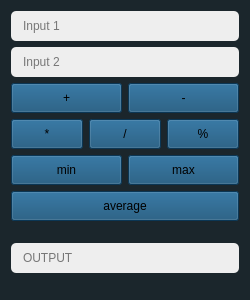
<?xml version="1.0" encoding="UTF-8"?>
<ui version="4.0">
 <class>Form</class>
 <widget class="QWidget" name="Form">
  <property name="enabled">
   <bool>true</bool>
  </property>
  <property name="geometry">
   <rect>
    <x>0</x>
    <y>0</y>
    <width>250</width>
    <height>300</height>
   </rect>
  </property>
  <property name="minimumSize">
   <size>
    <width>250</width>
    <height>300</height>
   </size>
  </property>
  <property name="maximumSize">
   <size>
    <width>500</width>
    <height>300</height>
   </size>
  </property>
  <property name="windowTitle">
   <string>My Calculator</string>
  </property>
  <property name="styleSheet">
   <string notr="true">background-color:#1B262C;</string>
  </property>
  <layout class="QVBoxLayout" name="verticalLayout">
   <item>
    <widget class="QLineEdit" name="input1">
     <property name="minimumSize">
      <size>
       <width>0</width>
       <height>30</height>
      </size>
     </property>
     <property name="maximumSize">
      <size>
       <width>16777215</width>
       <height>30</height>
      </size>
     </property>
     <property name="styleSheet">
      <string notr="true">color:black;
background-color:#EEEEEE;
border-radius: 5px;
padding-left:10px;</string>
     </property>
     <property name="text">
      <string/>
     </property>
     <property name="placeholderText">
      <string>Input 1</string>
     </property>
    </widget>
   </item>
   <item>
    <widget class="QLineEdit" name="input2">
     <property name="minimumSize">
      <size>
       <width>0</width>
       <height>30</height>
      </size>
     </property>
     <property name="maximumSize">
      <size>
       <width>16777215</width>
       <height>30</height>
      </size>
     </property>
     <property name="styleSheet">
      <string notr="true">color:black;
background-color:#EEEEEE;
border-radius: 5px;
padding-left:10px;</string>
     </property>
     <property name="placeholderText">
      <string>Input 2</string>
     </property>
    </widget>
   </item>
   <item>
    <layout class="QHBoxLayout" name="horizontalLayout_7">
     <item>
      <widget class="QPushButton" name="add">
       <property name="minimumSize">
        <size>
         <width>0</width>
         <height>30</height>
        </size>
       </property>
       <property name="styleSheet">
        <string notr="true">background-color:#0F4C75;
</string>
       </property>
       <property name="text">
        <string>+</string>
       </property>
      </widget>
     </item>
     <item>
      <widget class="QPushButton" name="sub">
       <property name="minimumSize">
        <size>
         <width>0</width>
         <height>30</height>
        </size>
       </property>
       <property name="styleSheet">
        <string notr="true">background-color:#0F4C75;</string>
       </property>
       <property name="text">
        <string>-</string>
       </property>
      </widget>
     </item>
    </layout>
   </item>
   <item>
    <layout class="QHBoxLayout" name="horizontalLayout_8">
     <item>
      <widget class="QPushButton" name="mul">
       <property name="minimumSize">
        <size>
         <width>0</width>
         <height>30</height>
        </size>
       </property>
       <property name="styleSheet">
        <string notr="true">background-color:#0F4C75;</string>
       </property>
       <property name="text">
        <string>*</string>
       </property>
      </widget>
     </item>
     <item>
      <widget class="QPushButton" name="dev">
       <property name="minimumSize">
        <size>
         <width>0</width>
         <height>30</height>
        </size>
       </property>
       <property name="styleSheet">
        <string notr="true">background-color:#0F4C75;</string>
       </property>
       <property name="text">
        <string>/</string>
       </property>
      </widget>
     </item>
     <item>
      <widget class="QPushButton" name="mod">
       <property name="minimumSize">
        <size>
         <width>0</width>
         <height>30</height>
        </size>
       </property>
       <property name="styleSheet">
        <string notr="true">background-color:#0F4C75;</string>
       </property>
       <property name="text">
        <string>%</string>
       </property>
      </widget>
     </item>
    </layout>
   </item>
   <item>
    <layout class="QHBoxLayout" name="horizontalLayout_9">
     <item>
      <widget class="QPushButton" name="min">
       <property name="minimumSize">
        <size>
         <width>0</width>
         <height>30</height>
        </size>
       </property>
       <property name="styleSheet">
        <string notr="true">background-color:#0F4C75;</string>
       </property>
       <property name="text">
        <string>min</string>
       </property>
      </widget>
     </item>
     <item>
      <widget class="QPushButton" name="max">
       <property name="minimumSize">
        <size>
         <width>0</width>
         <height>30</height>
        </size>
       </property>
       <property name="styleSheet">
        <string notr="true">background-color:#0F4C75;</string>
       </property>
       <property name="text">
        <string>max</string>
       </property>
      </widget>
     </item>
    </layout>
   </item>
   <item>
    <layout class="QHBoxLayout" name="horizontalLayout_10">
     <item>
      <widget class="QPushButton" name="ave">
       <property name="minimumSize">
        <size>
         <width>0</width>
         <height>30</height>
        </size>
       </property>
       <property name="styleSheet">
        <string notr="true">background-color:#0F4C75;</string>
       </property>
       <property name="text">
        <string>average</string>
       </property>
      </widget>
     </item>
    </layout>
   </item>
   <item>
    <spacer name="verticalSpacer">
     <property name="orientation">
      <enum>Qt::Vertical</enum>
     </property>
     <property name="sizeHint" stdset="0">
      <size>
       <width>20</width>
       <height>40</height>
      </size>
     </property>
    </spacer>
   </item>
   <item>
    <widget class="QLineEdit" name="output">
     <property name="minimumSize">
      <size>
       <width>0</width>
       <height>30</height>
      </size>
     </property>
     <property name="maximumSize">
      <size>
       <width>16777215</width>
       <height>30</height>
      </size>
     </property>
     <property name="styleSheet">
      <string notr="true">color:black;
background-color:#EEEEEE;
border-radius: 5px;
padding-left:10px;</string>
     </property>
     <property name="placeholderText">
      <string>OUTPUT</string>
     </property>
    </widget>
   </item>
   <item>
    <spacer name="verticalSpacer_2">
     <property name="orientation">
      <enum>Qt::Vertical</enum>
     </property>
     <property name="sizeHint" stdset="0">
      <size>
       <width>20</width>
       <height>40</height>
      </size>
     </property>
    </spacer>
   </item>
  </layout>
 </widget>
 <resources/>
 <connections/>
</ui>
